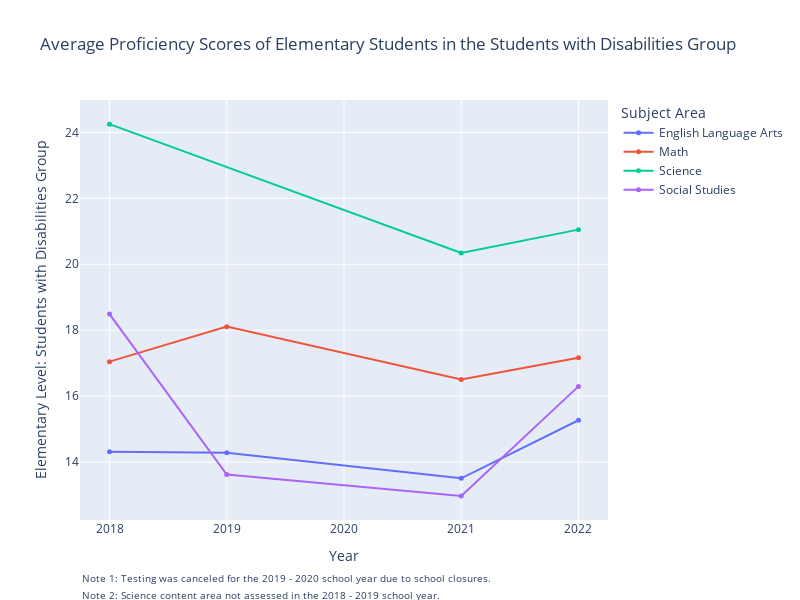

The code cell stored with this chart in its notebook:
### Markdown cell above
### Proficiency By School Level, Subject, and Student Group

### Code cell
# Choose Your Level
lvl = 'Elementary'  # ('Elementary', 'Secondary', 'High', 'Other')

# Choose Your Student Group
grp = 'Students with Disabilities'  # Specify the desired student group

# Filter DataFrame for the chosen level and student group
filtered_data = assessments[(assessments['school_lvl'] == lvl) & (assessments['student_group'] == grp)]

# Calculate average pct_met_exceeded for each subject_area and year
average_data = filtered_data.groupby(['subject_area', 'year'])['pct_met_exceeded'].mean().reset_index()

# Create a line chart
fig = px.line(average_data, 
              x='year', 
              y='pct_met_exceeded', 
              color='subject_area',
              title=f'Average Proficiency Scores of {lvl} Students in the {grp} Group',
              height=600, 
              width=800)

# Update marker settings
fig.update_traces(mode='markers+lines', marker=dict(size=5))

# Disconnect lines from 2020
fig.update_traces(connectgaps=False)

# Update legends and axis labels
fig.update_layout(legend_title='Subject Area',
                  xaxis_title='Year',
                  yaxis_title=f'{lvl} Level: {grp} Group')

# Add footnotes
footnote1_text = "Note 1: Testing was canceled for the 2019 - 2020 school year due to school closures."
fig.add_annotation(text=footnote1_text, xref="paper", yref="paper", x=0, y=-0.16, showarrow=False, align='right', font=dict(size=10))
footnote2_text = "Note 2: Science content area not assessed in the 2018 - 2019 school year."
fig.add_annotation(text=footnote2_text, xref="paper", yref="paper", x=0, y=-0.2, showarrow=False, align='right', font=dict(size=10))

# Show the plot
fig.show()

### Figure 1 — Plotly figure (JSON) as saved in the notebook; plotly's stock layout.template omitted (floating-point values rounded to 4 significant figures)
{"data": [{"connectgaps": false, "hovertemplate": "subject_area=English Language Arts<br>year=%{x}<br>pct_met_exceeded=%{y}<extra></extra>", "legendgroup": "English Language Arts", "line": {"color": "#636efa", "dash": "solid"}, "marker": {"size": 5, "symbol": "circle"}, "mode": "markers+lines", "name": "English Language Arts", "orientation": "v", "showlegend": true, "type": "scatter", "x": [2018, 2019, 2021, 2022], "xaxis": "x", "y": [14.31, 14.29, 13.51, 15.27], "yaxis": "y"}, {"connectgaps": false, "hovertemplate": "subject_area=Math<br>year=%{x}<br>pct_met_exceeded=%{y}<extra></extra>", "legendgroup": "Math", "line": {"color": "#EF553B", "dash": "solid"}, "marker": {"size": 5, "symbol": "circle"}, "mode": "markers+lines", "name": "Math", "orientation": "v", "showlegend": true, "type": "scatter", "x": [2018, 2019, 2021, 2022], "xaxis": "x", "y": [17.05, 18.11, 16.51, 17.17], "yaxis": "y"}, {"connectgaps": false, "hovertemplate": "subject_area=Science<br>year=%{x}<br>pct_met_exceeded=%{y}<extra></extra>", "legendgroup": "Science", "line": {"color": "#00cc96", "dash": "solid"}, "marker": {"size": 5, "symbol": "circle"}, "mode": "markers+lines", "name": "Science", "orientation": "v", "showlegend": true, "type": "scatter", "x": [2018, 2021, 2022], "xaxis": "x", "y": [24.25, 20.34, 21.05], "yaxis": "y"}, {"connectgaps": false, "hovertemplate": "subject_area=Social Studies<br>year=%{x}<br>pct_met_exceeded=%{y}<extra></extra>", "legendgroup": "Social Studies", "line": {"color": "#ab63fa", "dash": "solid"}, "marker": {"size": 5, "symbol": "circle"}, "mode": "markers+lines", "name": "Social Studies", "orientation": "v", "showlegend": true, "type": "scatter", "x": [2018, 2019, 2021, 2022], "xaxis": "x", "y": [18.49, 13.62, 12.98, 16.3], "yaxis": "y"}], "layout": {"annotations": [{"align": "right", "font": {"size": 10}, "showarrow": false, "text": "Note 1: Testing was canceled for the 2019 - 2020 school year due to school closures.", "x": 0, "xref": "paper", "y": -0.16, "yref": "paper"}, {"align": "right", "font": {"size": 10}, "showarrow": false, "text": "Note 2: Science content area not assessed in the 2018 - 2019 school year.", "x": 0, "xref": "paper", "y": -0.2, "yref": "paper"}], "height": 600, "legend": {"title": {"text": "Subject Area"}, "tracegroupgap": 0}, "title": {"text": "Average Proficiency Scores of Elementary Students in the Students with Disabilities Group"}, "width": 800, "xaxis": {"anchor": "y", "domain": [0, 1], "title": {"text": "Year"}}, "yaxis": {"anchor": "x", "domain": [0, 1], "title": {"text": "Elementary Level: Students with Disabilities Group"}}}}
